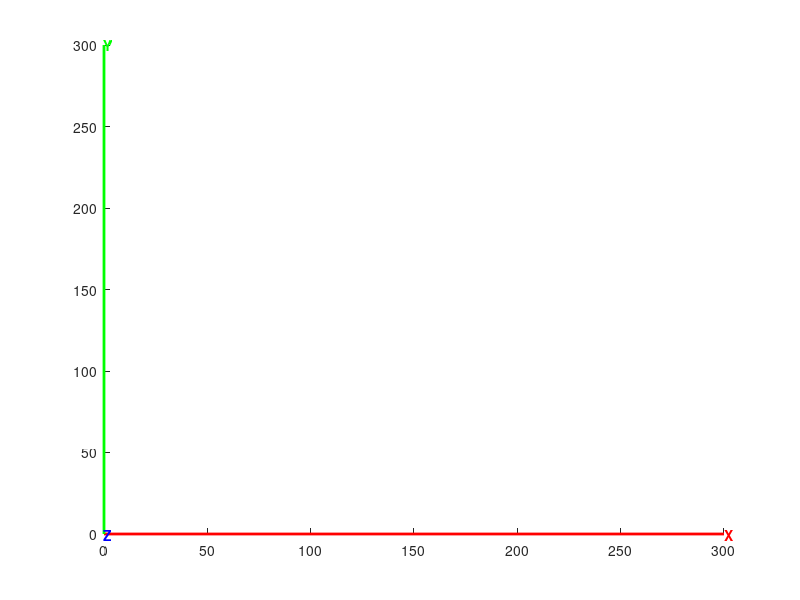

MATLAB code for this plot:
function frame_transform = create_mobile_frame()
    frame_transform = hgtransform;
    
    axis_length = 300;
    
    line([0 axis_length], [0 0], [0 0], 'Color', 'r', 'LineWidth', 2, 'Parent', frame_transform);
    text(axis_length + 0.2, 0, 0, 'X', 'Color', 'r', 'FontWeight', 'bold', 'Parent', frame_transform);

    line([0 0], [0 axis_length], [0 0], 'Color', 'g', 'LineWidth', 2, 'Parent', frame_transform);
    text(0, axis_length + 0.2, 0, 'Y', 'Color', 'g', 'FontWeight', 'bold', 'Parent', frame_transform);
    
    line([0 0], [0 0], [0 axis_length], 'Color', 'b', 'LineWidth', 2, 'Parent', frame_transform);
    text(0, 0, axis_length + 0.2, 'Z', 'Color', 'b', 'FontWeight', 'bold', 'Parent', frame_transform);
end
